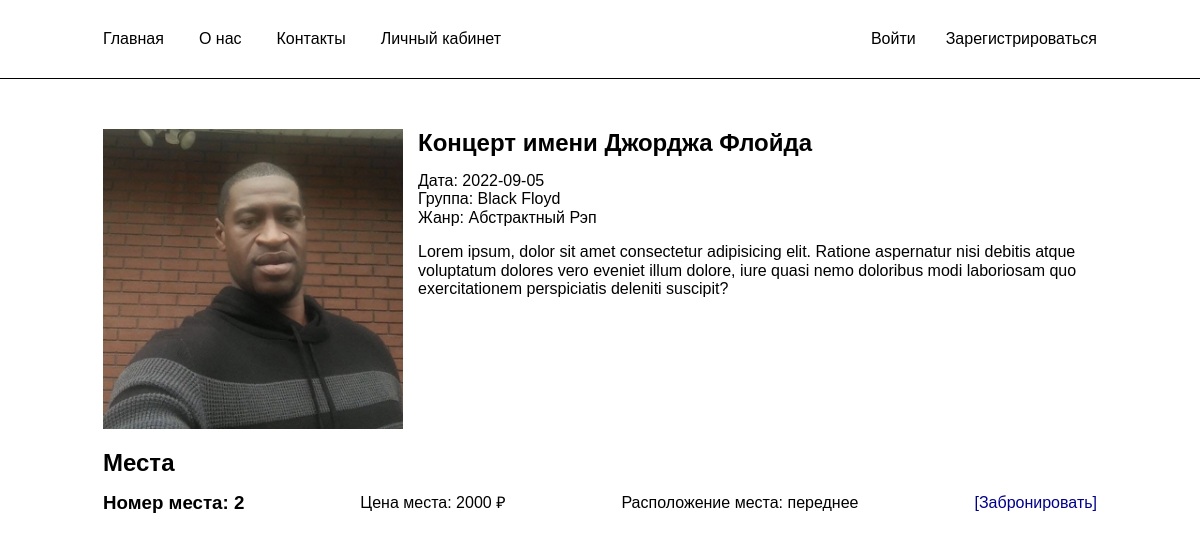
Before: /concert.php?concertid=1 with the older database file.
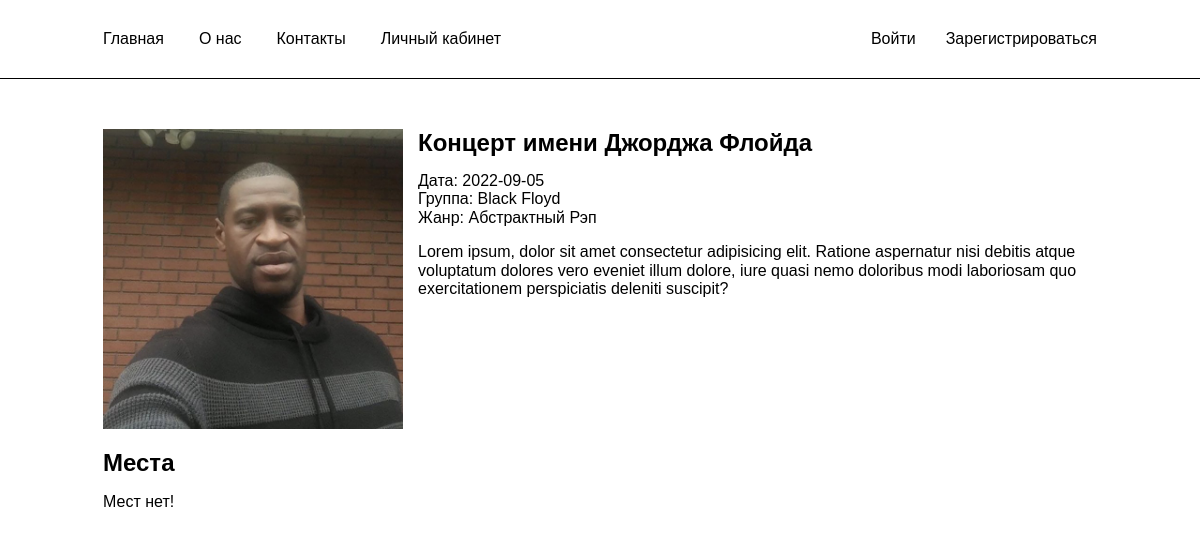
After: the same page with the newer database file.
### tables this page shows
CREATE TABLE `concerti` (
  `id` int NOT NULL,
  `img` varchar(255) NOT NULL,
  `name` varchar(255) NOT NULL,
  `date` varchar(255) NOT NULL,
  `group_name` varchar(255) NOT NULL,
  `genre` varchar(255) NOT NULL,
  `description` varchar(255) NOT NULL
);

CREATE TABLE `concert_zal` (
  `id` int NOT NULL,
  `id_concert` int NOT NULL,
  `sit_num` varchar(255) NOT NULL,
  `sit_status` varchar(255) NOT NULL,
  `sit_price` varchar(255) NOT NULL,
  `sit_direction` varchar(255) NOT NULL,
  `reserved_by_id` varchar(255) NOT NULL
);

### concert.php (the view, shortened to what this page needs)
<?php include 'connect.php' ?>
<!DOCTYPE html>
<html lang="ru">
<head>
    <?php include 'head.php' ?>
</head>
<body>
    <?php include 'header.php' ?>
    <main class="main">
        <section class="section concert-about concert-about__section">
            <div class="container concert-about__container">
                <?
                $concert = $_GET['concertid'];
                $concertIDSelect = "SELECT * FROM `concerti` WHERE id = '$concert'";
                $concertIDSelectResult = mysqli_query($conn, $concertIDSelect);
                $concertZalSelect = "SELECT * FROM `concert_zal` WHERE id_concert = '$concert' AND sit_status = 'свободное'";
                $concertZalSelectResult = mysqli_query($conn, $concertZalSelect);
                $concertZalAssoc = mysqli_fetch_assoc($concertZalSelectResult);
                foreach ($concertIDSelectResult as $concertIDRow) {
                    echo "<div class='concert-about__wrapper'>";
                    echo "<img src='img/" . $concertIDRow['img'] . "' class='concert__image' alt=''>";
                    echo "<div class='concert-about__content__wrapper'>";
                    echo
                    "<h2 class='concert-about__header'>" .
                        "<a href='#' class='concert-about__link'>" . $concertIDRow['name'] . "</a>" .
                        "</h2>";
                    echo "<time class='concert-about__time'>" . "Дата: " . "$concertIDRow[date]" . "</time>";
                    echo "<span class='concert-about__span'>" . "Группа: " . "$concertIDRow[group_name]" . "</span>";
                    echo "<span class='concert-about__span'>" . "Жанр: " . "$concertIDRow[genre]" . "</span>";
                    echo "<p class='concert-about__descr'>" . "$concertIDRow[description]" . "</p>";
                    echo "</div>";
                    echo "</div>";
                }
                echo "<h2 class='concert-about__header'>Места</h2>";
                if (empty($concertZalAssoc) && !isset($_GET['placeid'])) {
                    echo "<p class='sit__empty'>" . "Мест нет!" . "<p>";
                }
                if (isset($_GET['placeid'])) {
                    $placeid = $_GET['placeid'];
                    $concertid = $_GET['concertid'];
                    $action = "бронь";
                    $placeupdate = "UPDATE `concert_zal` SET `sit_status` = 'занятое', `reserved_by_id` = '$userlogin' WHERE id = '$placeid'";
                    $historyupdate = "INSERT INTO `user_history` (`action`, `date`, `concert_id`, `sit_id`) VALUES ('$action', NOW(), `$concertid`, `$placeid`)";
                    if ($conn->query($placeupdate)) {
                        echo "<p class='sit__update'> Место зарезервировано </p>";
                ?>
                        <script>
                            setTimeout(() => {
                                document.location.replace("http://concert/concertsite/profile.php");
                            }, 2000);
                        </script>
                    <?php
                    }
                    if ($conn->query($historyupdate)) {
                    ?>
                <?php
                    } else {
                        echo "<p class='sit__update'> Место зарезервировано" . $conn->error  . "</p>";
                    }
                } else {
                    echo "<ul class='sit__list sit'>";
                    foreach ($concertZalSelectResult as $concertZalRow) {
                        echo "<li class='sit__item'>";
                        echo "<h3 class='sit__header'>" . "Номер места: " . "$concertZalRow[sit_num]" . "</h3>";
                        echo "<p class='sit__paragraph'>" . "Цена места: " . "$concertZalRow[sit_price] " . "&#8381" . "</p>";
                        echo "<p class='sit__paragraph'>" . "Расположение места: " . "$concertZalRow[sit_direction]" . "</p>";
                        echo "<a href='concert.php?concertid=" . $concertZalRow['id_concert'] . "&placeid=" . $concertZalRow['id'] . "' class='sit__link'>" . "[Забронировать]" . "</a>";
                        echo "</li>";
                    }
                    echo "</ul>";
                }
                ?>
            </div>
        </section>
    </main>
</body>
</html>

### head.php (shortened to what this page needs)
<link rel="stylesheet" href="css/normalize.css">
<link rel="stylesheet" href="css/style.css">

### header.php
<header class="header">
    <div class="container header__container">
        <nav class="header__nav">
            <ul class="header__menu">
                <li class="header__item">
                    <a href="index.php" class="header__link">Главная</a>
                </li>
                <li class="header__item">
                    <a href="#" class="header__link">О нас</a>
                </li>
                <li class="header__item">
                    <a href="#" class="header__link">Контакты</a>
                </li>
                <li class="header__item">
                    <a href="profile.php" class="header__link">Личный кабинет</a>
                </li>
            </ul>
        </nav>
        <ul class="cabinet header__cabinet">
            <?php
            if (!isset($_SESSION["userid"])) {
            ?>
                <li class="cabinet__item"><a href="auth.php" class="cabinet__link">Войти</a></li>
                <li class="cabinet__item"><a href="reg.php" class="cabinet__link">Зарегистрироваться</a></li>
            <?php
            }
            else {
                $userlogin = $_SESSION["login"];
                echo "<li class='cabinet__item'>" . "<p class='cabinet__link'>" . "Привет, $userlogin, " . "<a href='exit.php' class='exit__link'>Выйти?</a>" . "</li>";
            }
            ?>
        </ul>
    </div>
</header>

### css/style.css (style rules this page uses)
html { box-sizing: border-box; }
*, *::after, *::before { box-sizing: inherit; }
img { max-width: 100%; }
ul { list-style: none; padding: 0; margin: 0; }
body { min-width: 320px; font-family: sans-serif; }
a { color: #000; text-decoration: none; }
.container { padding: 0 15px; margin: 0 auto; max-width: 1024px; }
.header { border-bottom: 1px solid #000; }
.header__menu { padding: 10px 0; display: flex; gap: 35px; flex-direction: row; }
.header__container { padding-top: 20px; padding-bottom: 20px; display: flex; justify-content: space-between; align-items: center; }
.header__cabinet { display: flex; flex-direction: row; gap: 30px; }
.concert__image { max-height: 300px; }
.concert-about__wrapper { display: flex; flex-direction: row; margin-bottom: 20px; }
.concert-about__header { margin: 0; margin-bottom: 15px; }
.concert-about__container { padding-top: 50px; }
.concert-about__content__wrapper { display: flex; flex-direction: column; align-content: center; padding: 0 15px; }
.sit__link { color: darkblue; }
.sit__list { display: flex; flex-direction: column; }
.sit__item { display: flex; flex-direction: row; justify-content: space-between; align-items: center; }
.sit__header { margin: 0; }
.sit__paragraph { margin: 0; }
.sit__item { margin-bottom: 10px; }

Changed rows visible on the page:
no longer on this page (row edited): concert_zal: sit_num "2", sit_price "2000", sit_direction "переднее"
Other visible differences:
text now shown: "Мест нет!"
